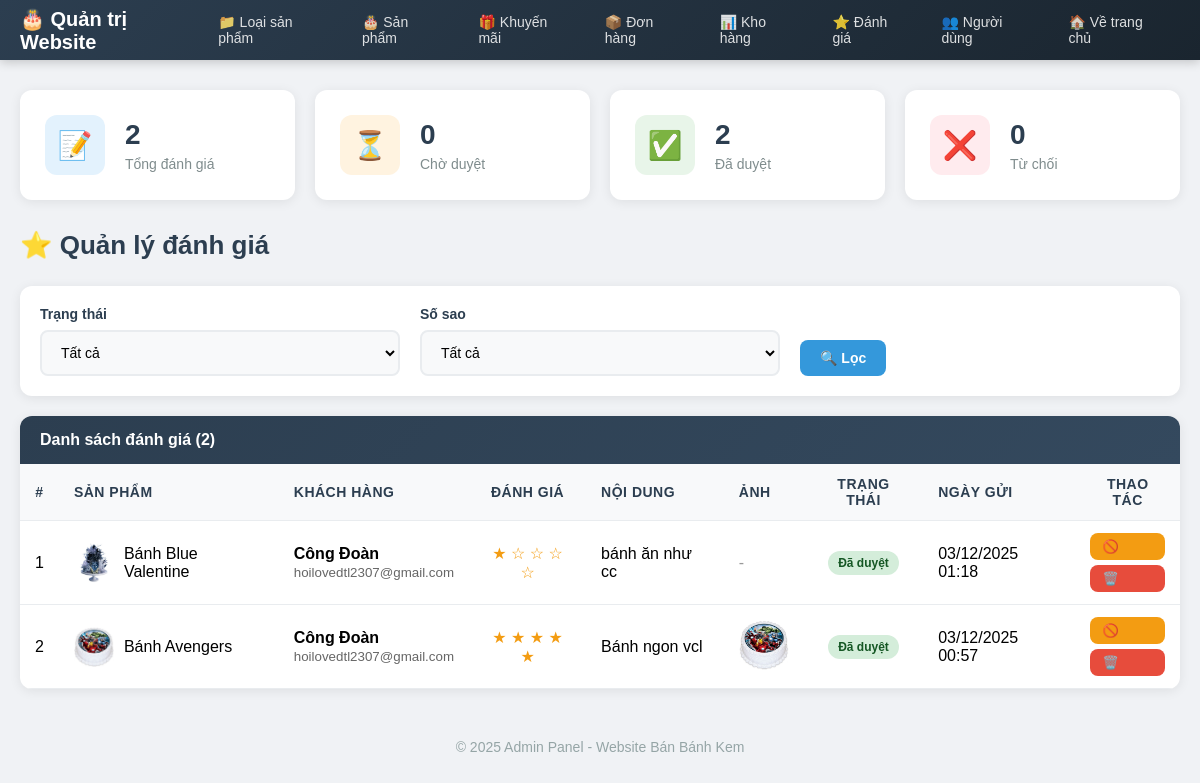
The app's page /Admin/reviewList (signed in) with its own data.
### tables this page shows
CREATE TABLE `reviews` (
  `id` int(11) NOT NULL,
  `user_id` int(11) NOT NULL,
  `user_name` varchar(255) NOT NULL,
  `user_email` varchar(255) NOT NULL,
  `product_id` varchar(50) NOT NULL,
  `rating` int(11) NOT NULL DEFAULT 5,
  `comment` text DEFAULT NULL,
  `image` varchar(255) DEFAULT NULL,
  `status` varchar(20) DEFAULT 'pending',
  `created_at` datetime DEFAULT current_timestamp(),
  `updated_at` datetime DEFAULT NULL
);

CREATE TABLE `tblsanpham` (
  `maLoaiSP` varchar(50) NOT NULL,
  `masp` varchar(20) NOT NULL,
  `tensp` varchar(50) NOT NULL,
  `hinhanh` varchar(50) NOT NULL,
  `soluong` int(11) NOT NULL,
  `mota` varchar(200) NOT NULL,
  `createDate` date NOT NULL
);

### app/Controller.php (called while the page is built, shortened)
<?php
class Controller {
    public function model($model){
        return new $model;
    }
    public function view($view, $data = []){
        extract($data);
        require "./views/" . $view . ".php";
    }
}

### controllers/Admin.php (called while the page is built, shortened)
<?php
class Admin extends Controller{
    public function reviewList() {
        $reviewModel = $this->model('ReviewModel');
        $status = $_GET['status'] ?? null;
        $reviews = $reviewModel->getAllReviews($status);
        $allReviews = $reviewModel->getAllReviews();
        $stats = [
            'total' => count($allReviews),
            'pending' => 0,
            'approved' => 0,
            'rejected' => 0
        ];
        foreach ($allReviews as $r) {
            if ($r['status'] == 'pending') $stats['pending']++;
            elseif ($r['status'] == 'approved') $stats['approved']++;
            elseif ($r['status'] == 'rejected') $stats['rejected']++;
        }
        $this->view('adminPage', [
            'page' => 'ReviewListView',
            'reviews' => $reviews,
            'stats' => $stats
        ]);
    }
}

### app/App.php (called while the page is built, shortened)
<?php
class App{
    protected $action="Show";
 public function __construct(){
        $arr=array();
        if(isset($_GET["url"])){
            $arr=$this->urlprocess();
        }
        if(isset($arr[0])&& file_exists("./controllers/".$arr[0].".php")){
            unset($arr[0]);
        }
        $this->controller= new $this->controller;
        if(isset($arr[1]) && method_exists($this->controller,$arr[1])){
            $this->action=$arr[1];
        }
        unset($arr[1]);
        $this->param =$arr?array_values($arr):array();
        call_user_func_array(array($this->controller,$this->action),$this->param);
    }
   public function urlprocess(){
        if(isset($_GET["url"])){
           return explode('/', filter_var(trim($_GET["url"],'/')));
        }
        return array();
    }
}

### index.php (called while the page is built, shortened)
<?php
require_once "app/DB.php";
require_once "app/Controller.php";
require_once "app/App.php";
$App = new App();
?>

### app/DB.php (called while the page is built, shortened)
<?php
class DB {
    private $host='localhost';
    private $user='root';
    private $pass='';
    private $dbname='website';
    public function __construct(){
        $this->db=$this->Connect();
    }
    public function Connect(){
        $dsn='mysql:host='.$this->host.';port=3306;dbname='.$this->dbname;
        $pdo=new PDO($dsn,$this->user,$this->pass);
        $pdo->setAttribute(PDO::ATTR_DEFAULT_FETCH_MODE,PDO::FETCH_ASSOC);
        return $pdo;
    }
}

### models/BaseModel.php (called while the page is built, shortened)
<?php
class BaseModel extends DB {
    public function __construct()
    {
        if ($this->db instanceof PDO) {
            $this->db->setAttribute(PDO::ATTR_ERRMODE, PDO::ERRMODE_EXCEPTION);
        } else {
            error_log("❌ BaseModel: \$this->db KHÔNG PHẢI PDO - LỖI KẾT NỐI");
        }
    }
    public function select($sql, $params = []) {
        try {
            $stmt = $this->db->prepare($sql);
            $stmt->execute($params);
            return $stmt->fetchAll(PDO::FETCH_ASSOC);
        } catch (PDOException $e) {
            error_log("Lỗi BaseModel::select(): " . $e->getMessage());
            return [];
        }
    }
}

### models/ReviewModel.php (called while the page is built, shortened)
<?php
require_once __DIR__ . '/BaseModel.php';
class ReviewModel extends BaseModel
{
    protected $table = 'reviews';
    public function getAllReviews($status = null)
    {
        $sql = "SELECT r.*, p.tensp, p.hinhanh as product_image
                FROM {$this->table} r
                LEFT JOIN tblsanpham p ON r.product_id = p.masp";
        $params = [];
        $sql .= " ORDER BY r.created_at DESC";
        return $this->select($sql, $params);
    }
}

### views/Back_end/ReviewListView.php (the view, shortened to what this page needs)
<?php
$reviews = $data['reviews'] ?? [];
$stats = $data['stats'] ?? [];
?>
<div class="stats-grid">
    <div class="stat-card">
        <div class="stat-icon blue">📝</div>
        <div class="stat-info">
            <h3><?= $stats['total'] ?? 0 ?></h3>
            <p>Tổng đánh giá</p>
        </div>
    </div>
    <div class="stat-card">
        <div class="stat-icon orange">⏳</div>
        <div class="stat-info">
            <h3><?= $stats['pending'] ?? 0 ?></h3>
            <p>Chờ duyệt</p>
        </div>
    </div>
    <div class="stat-card">
        <div class="stat-icon green">✅</div>
        <div class="stat-info">
            <h3><?= $stats['approved'] ?? 0 ?></h3>
            <p>Đã duyệt</p>
        </div>
    </div>
    <div class="stat-card">
        <div class="stat-icon red">❌</div>
        <div class="stat-info">
            <h3><?= $stats['rejected'] ?? 0 ?></h3>
            <p>Từ chối</p>
        </div>
    </div>
</div>
<div class="page-header">
    <h2 class="page-title">⭐ Quản lý đánh giá</h2>
</div>
<div class="card" style="margin-bottom: 20px;">
    <div class="card-body">
        <form method="GET" action="<?= APP_URL ?>/Admin/reviewList" class="form-row">
            <div class="form-group" style="margin-bottom:0;">
                <label class="form-label">Trạng thái</label>
                <select name="status" class="form-control">
                    <option value="">Tất cả</option>
                </select>
            </div>
            <div class="form-group" style="margin-bottom:0;">
                <label class="form-label">Số sao</label>
                <select name="rating" class="form-control">
                    <option value="">Tất cả</option>
                </select>
            </div>
            <div class="form-group" style="margin-bottom:0;">
                <label class="form-label">&nbsp;</label>
                <button type="submit" class="btn btn-primary">🔍 Lọc</button>
            </div>
        </form>
    </div>
</div>
<div class="card">
    <div class="card-header">Danh sách đánh giá (<?= count($reviews) ?>)</div>
    <div class="table-responsive">
        <table class="table">
            <thead>
                <tr>
                    <th class="text-center">#</th>
                    <th>Sản phẩm</th>
                    <th>Khách hàng</th>
                    <th class="text-center">Đánh giá</th>
                    <th>Nội dung</th>
                    <th>Ảnh</th>
                    <th class="text-center">Trạng thái</th>
                    <th>Ngày gửi</th>
                    <th class="text-center">Thao tác</th>
                </tr>
            </thead>
            <tbody>
                <?php if (!empty($reviews)): $i = 1; ?>
                    <?php foreach ($reviews as $review): ?>
                    <tr>
                        <td class="text-center"><?= $i++ ?></td>
                        <td>
                            <div style="display:flex; align-items:center; gap:10px;">
                                <?php if ($review['product_image']): ?>
                                <img src="<?= APP_URL ?>/public/images/<?= $review['product_image'] ?>" style="width:40px; height:40px; object-fit:cover; border-radius:6px;">
                                <?php endif; ?>
                                <span><?= htmlspecialchars($review['tensp'] ?? $review['product_id']) ?></span>
                            </div>
                        </td>
                        <td>
                            <strong><?= htmlspecialchars($review['user_name']) ?></strong><br>
                            <small style="color:#666;"><?= htmlspecialchars($review['user_email']) ?></small>
                        </td>
                        <td class="text-center" style="color:#f39c12;">
                            <?php for ($s = 1; $s <= 5; $s++): ?>
                                <?= $s <= $review['rating'] ? '★' : '☆' ?>
                            <?php endfor; ?>
                        </td>
                        <td style="max-width:200px;">
                            <?= htmlspecialchars(mb_substr($review['comment'] ?? '', 0, 100)) ?>
                        </td>
                        <td>
                            <?php if ($review['image']): ?>
                            <img src="<?= APP_URL ?>/public/images/reviews/<?= $review['image'] ?>" style="width:50px; height:50px; object-fit:cover; border-radius:6px; cursor:pointer;" onclick="window.open(this.src)">
                            <?php else: ?>
                            <span style="color:#999;">-</span>
                            <?php endif; ?>
                        </td>
                        <td class="text-center">
                            <?php
                            $status = $review['status'];
                            if ($status == 'approved') {
                                echo '<span class="badge badge-success">Đã duyệt</span>';
                            } elseif ($status == 'rejected') {
                                echo '<span class="badge badge-danger">Từ chối</span>';
                            } else {
                                echo '<span class="badge badge-warning">Chờ duyệt</span>';
                            }
                            ?>
                        </td>
                        <td><?= date('d/m/Y H:i', strtotime($review['created_at'])) ?></td>
                        <td class="text-center">
                            <div class="action-btns" style="flex-direction:column; gap:5px;">
                                <?php if ($review['status'] != 'rejected'): ?>
                                <a href="<?= APP_URL ?>/Admin/reviewReject/<?= $review['id'] ?>" class="btn btn-warning btn-sm" title="Từ chối">🚫</a>
                                <?php endif; ?>
                                <a href="<?= APP_URL ?>/Admin/reviewDelete/<?= $review['id'] ?>" class="btn btn-danger btn-sm" onclick="return confirm('Xóa đánh giá này?')" title="Xóa">🗑️</a>
                            </div>
                        </td>
                    </tr>
                    <?php endforeach; ?>
                <?php endif; ?>
            </tbody>
        </table>
    </div>
</div>

### public/css/admin.css (style rules this page uses)
* { margin: 0; padding: 0; box-sizing: border-box; }
body { font-family: Arial, sans-serif; background: #f0f2f5; min-height: 100vh; }
.page-header { display: flex; justify-content: space-between; align-items: center; margin-bottom: 25px; }
.page-title { font-size: 26px; color: #2c3e50; font-weight: 700; display: flex; align-items: center; gap: 10px; }
.card { background: #fff; border-radius: 12px; box-shadow: 0 2px 12px rgba(0,0,0,0.08); overflow: hidden; }
.card-header { background: linear-gradient(135deg, #2c3e50 0%, #34495e 100%); color: #fff; padding: 15px 20px; font-weight: 600; font-size: 16px; }
.card-body { padding: 20px; }
.btn { padding: 10px 20px; border-radius: 8px; font-size: 14px; font-weight: 600; cursor: pointer; text-decoration: none; display: inline-flex; align-items: center; gap: 6px; border: none; transition: all 0.3s; }
.btn-primary { background: #3498db; color: #fff; }
.btn-warning { background: #f39c12; color: #fff; }
.btn-danger { background: #e74c3c; color: #fff; }
.btn-sm { padding: 6px 12px; font-size: 13px; }
.table-responsive { overflow-x: auto; }
.table { width: 100%; border-collapse: collapse; }
.table th, .table td { padding: 12px 15px; text-align: left; border-bottom: 1px solid #e9ecef; vertical-align: middle; }
.table thead { background: #f8f9fa; }
.table thead th { font-weight: 600; color: #2c3e50; font-size: 14px; text-transform: uppercase; letter-spacing: 0.5px; }
.table .text-center { text-align: center; }
.badge { display: inline-block; padding: 5px 10px; border-radius: 20px; font-size: 12px; font-weight: 600; }
.badge-success { background: #d4edda; color: #155724; }
.form-group { margin-bottom: 20px; }
.form-label { display: block; margin-bottom: 8px; font-weight: 600; color: #2c3e50; font-size: 14px; }
.form-control { width: 100%; padding: 12px 15px; border: 2px solid #e9ecef; border-radius: 8px; font-size: 14px; transition: border-color 0.3s, box-shadow 0.3s; }
.form-control:read-only { background: #f8f9fa; }
select.form-control { cursor: pointer; }
.form-row { display: grid; grid-template-columns: repeat(auto-fit, minmax(200px, 1fr)); gap: 20px; align-items: end; }
.stats-grid { display: grid; grid-template-columns: repeat(auto-fit, minmax(250px, 1fr)); gap: 20px; margin-bottom: 30px; }
.stat-card { background: #fff; border-radius: 12px; padding: 25px; box-shadow: 0 2px 12px rgba(0,0,0,0.08); display: flex; align-items: center; gap: 20px; }
.stat-icon { width: 60px; height: 60px; border-radius: 12px; display: flex; align-items: center; justify-content: center; font-size: 28px; }
.stat-icon.blue { background: #e3f2fd; }
.stat-icon.green { background: #e8f5e9; }
.stat-icon.orange { background: #fff3e0; }
.stat-icon.red { background: #ffebee; }
.stat-info h3 { font-size: 28px; color: #2c3e50; margin-bottom: 5px; }
.stat-info p { color: #7f8c8d; font-size: 14px; }
.action-btns { display: flex; gap: 8px; justify-content: center; }

### records on screen
reviews: tblsanpham.hinhanh (picture), tblsanpham.tensp "Bánh Blue Valentine", user_name "Công Đoàn", user_email "hoilovedtl2307@gmail.com", rating 1 (drawn), comment "bánh ăn như cc", status "Đã duyệt", created_at "03/12/2025 01:18"
reviews: tblsanpham.hinhanh (picture), tblsanpham.tensp "Bánh Avengers", user_name "Công Đoàn", user_email "hoilovedtl2307@gmail.com", rating 5 (drawn), comment "Bánh ngon vcl", image (picture), status "Đã duyệt", created_at "03/12/2025 00:57"

### other values on screen
$stats['total'] "2"
$stats['pending'] "0"
$stats['approved'] "2"
$stats['rejected'] "0"
count($reviews) "2"
